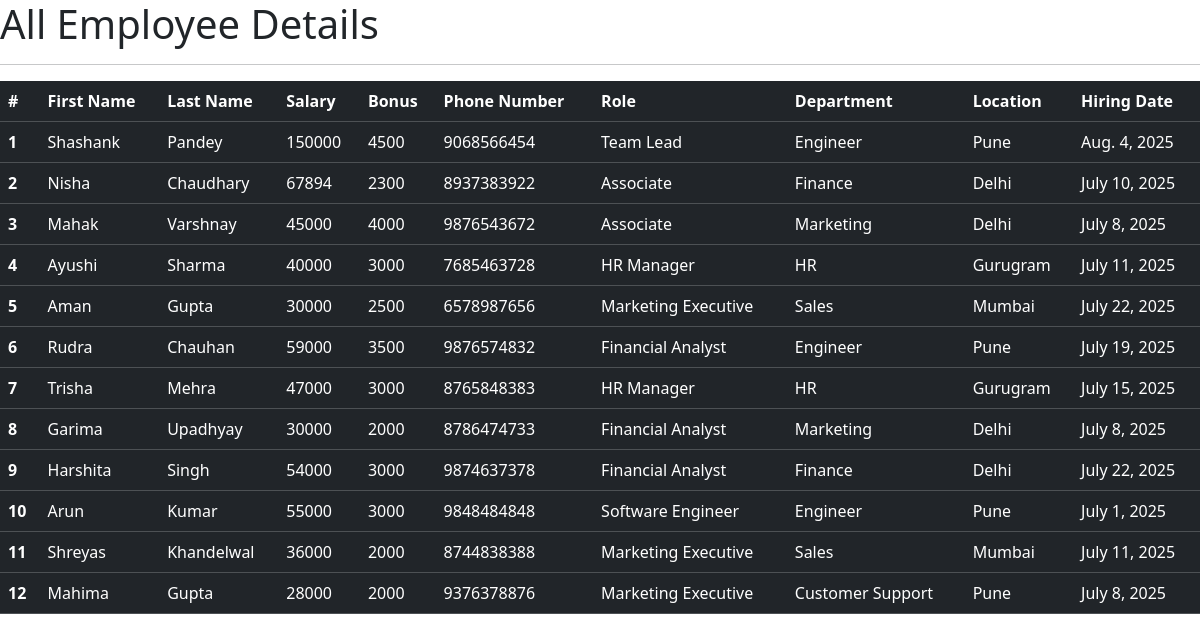
Before: /all/ with the older database file.
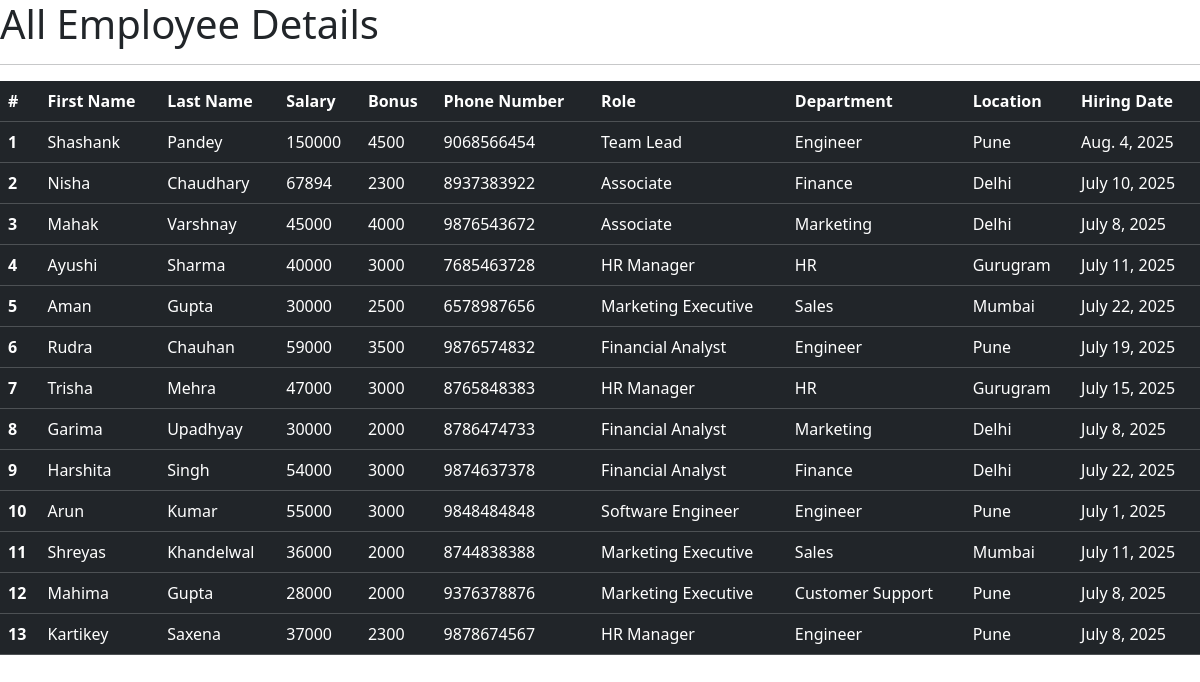
After: the same page with the newer database file.
### emp_app/models.py (models this page shows, shortened)
class Employee(models.Model):
    first_name=models.CharField(max_length=100,null=False)
    last_name=models.CharField(max_length=100)
    dept=models.ForeignKey(Department, on_delete=models.CASCADE)
    salary=models.IntegerField(default=0)
    bonus=models.IntegerField(default=0)
    role=models.ForeignKey(Role, on_delete=models.CASCADE)
    phone=models.IntegerField(default=0)
    hire_date=models.DateField()
    def __str__(self):
        return "%s %s %s" %(self.first_name, self.last_name, self.phone)

class Role(models.Model):
    name=models.CharField(max_length=100,null=False)

class Department(models.Model):
    name=models.CharField(max_length=100,null=False)
    location=models.CharField(max_length=100)

### emp_app/views.py (the view)
# urls.py: path('all/', views.all_emp, name='all_emp'),
def all_emp(request):
    emps=Employee.objects.all()
    context={
        'emps':emps
    }
    print(context)
    return render(request, 'view_all_emp.html',context)

### emp_app/templates/view_all_emp.html (shortened to what this page needs)
<!doctype html>
<html lang="en">
  <head>
    <link href="https://cdn.jsdelivr.net/npm/bootstrap@5.3.7/dist/css/bootstrap.min.css" rel="stylesheet">
  </head>
  <body>
    <h1>All Employee Details</h1>
    <hr>
    <table class="table table-dark border-sm">
  <thead>
    <tr>
      <th scope="col">#</th>
      <th scope="col">First Name</th>
      <th scope="col">Last Name</th>
      <th scope="col">Salary</th>
      <th scope="col">Bonus</th>
      <th scope="col">Phone Number</th>
      <th scope="col">Role</th>
      <th scope="col">Department</th>
      <th scope="col">Location</th>
      <th scope="col">Hiring Date</th>
    </tr>
  </thead>
  {% for emp in emps %}
  <tbody>
    <tr>
      <th scope="row">{{emp.id}}</th>
      <td>{{emp.first_name}}</td>
      <td>{{emp.last_name}}</td>
      <td>{{emp.salary}}</td>
      <td>{{emp.bonus}}</td>
      <td>{{emp.phone}}</td>
      <td>{{emp.role.name}}</td>
      <td>{{emp.dept.name}}</td>
      <td>{{emp.dept.location}}</td>
      <td>{{emp.hire_date}}</td>
    </tr>
  </tbody>
  {% endfor %}
</table>
  </body>
</html>

Changed rows visible on the page:
added Employee: id "13", first_name "Kartikey", last_name "Saxena", salary "37000", bonus "2300", phone "9878674567", role.name "HR Manager", dept.name "Engineer", dept.location "Pune", hire_date "July 8, 2025"
